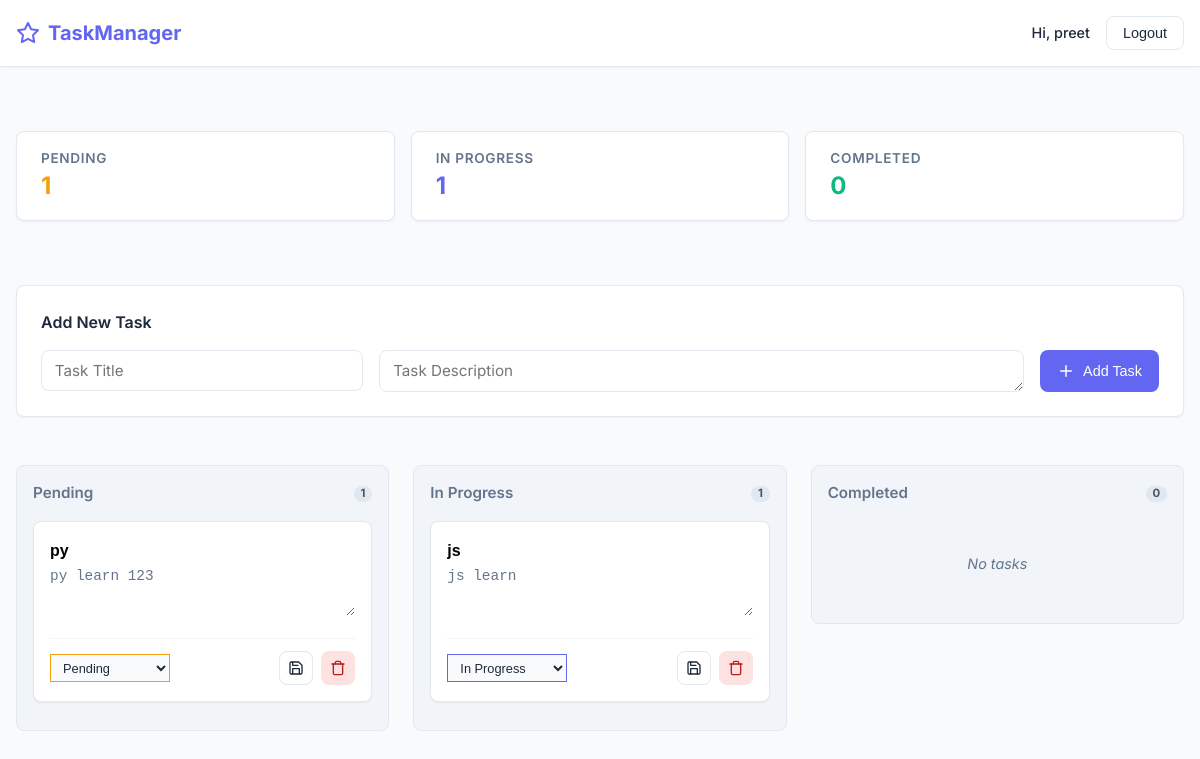
/tasks/dashboard (signed in), run on the app's committed database.
### app/models/task.py (models this page shows)
class Task(db.Model):
    __tablename__ = "tasks"
    id = db.Column(db.Integer, primary_key=True)
    title = db.Column(db.String(200), nullable=False)
    description = db.Column(db.Text, nullable=False)
    status = db.Column(db.String(50), default="pending")
    user_id = db.Column(db.Integer, db.ForeignKey("user.id"), nullable=False)

### app/routes/tasks.py (the view)
@tasks_bp.route("/dashboard")
@login_required
def dashboard():
    tasks = Task.query.filter_by(user_id=session["user_id"]).all()
    counts = {
        "pending": sum(t.status == "pending" for t in tasks),
        "in_progress": sum(t.status == "in-progress" for t in tasks),
        "completed": sum(t.status == "completed" for t in tasks),
    }
    return render_template("tasks/dashboard.html", tasks=tasks, counts=counts)

### app/__init__.py (called while the page is built)
def create_app():
    app = Flask(__name__)
    app.config.from_object(Config)
    @app.after_request
    def add_no_cache_headers(response):
        response.headers["Cache-Control"] = "no-store, no-cache, must-revalidate, max-age=0"
        response.headers["Pragma"] = "no-cache"
        response.headers["Expires"] = "0"
        return response
    db.init_app(app)
    app.register_blueprint(home_bp)
    app.register_blueprint(auth_bp)
    app.register_blueprint(tasks_bp)
    with app.app_context():
        db.create_all()
    return app

### app/routes/auth.py (called while the page is built)
def login_required(f):
    @wraps(f)
    def decorated(*args, **kwargs):
        if "username" not in session:
            return redirect(url_for("auth.login"))
        return f(*args, **kwargs)
    return decorated

### app/templates/tasks/dashboard.html (shortened to what this page needs)
{% extends "base.html" %}
{% block content %}
<div class="dashboard-layout">
    <div class="stats-bar">
        <div class="stat-card">
            <span class="stat-label">Pending</span>
            <span class="stat-value" style="color: var(--warning)">{{ counts.pending }}</span>
        </div>
        <div class="stat-card">
            <span class="stat-label">In Progress</span>
            <span class="stat-value" style="color: var(--primary)">{{ counts.in_progress }}</span>
        </div>
        <div class="stat-card">
            <span class="stat-label">Completed</span>
            <span class="stat-value" style="color: var(--success)">{{ counts.completed }}</span>
        </div>
    </div>
    <div class="card mb-4">
        <h4 style="margin-bottom: 1rem;">Add New Task</h4>
        <form id="addForm" style="display: grid; gap: 1rem; grid-template-columns: 1fr 2fr auto; align-items: start;">
            <input name="title" placeholder="Task Title" required>
            <textarea name="description" placeholder="Task Description" required rows="1"
                style="height: 42px; padding-top: 10px;"></textarea>
            <button type="submit" class="btn btn-primary" style="height: 42px;">
                <svg width="18" height="18" viewBox="0 0 24 24" fill="none" stroke="currentColor" stroke-width="2"
                    stroke-linecap="round" stroke-linejoin="round" style="margin-right: 0.5rem;">
                    <line x1="12" y1="5" x2="12" y2="19"></line>
                    <line x1="5" y1="12" x2="19" y2="12"></line>
                </svg>
                Add Task
            </button>
        </form>
    </div>
    <div class="task-board">
        {% for status, label in [('pending','Pending'),('in-progress','In Progress'),('completed','Completed')] %}
        <div class="task-column">
            <div class="column-header">
                {{ label }}
                <span class="badge badge-count">
                    {% set count = 0 %}
                    {% for task in tasks if task.status == status %}{% set count = count + 1 %}{% endfor -%}
                    {{ namespace(val=0).val + (tasks|selectattr("status", "equalto", status)|list|length) }}
                </span>
            </div>
            {% for task in tasks if task.status == status %}
            <div class="task-card" data-id="{{ task.id }}">
                <input class="title task-input-title" value="{{ task.title }}">
                <textarea class="desc task-textarea-desc"
                    oninput="this.style.height = ''; this.style.height = this.scrollHeight + 'px'">{{ task.description }}</textarea>
                <div class="task-actions">
                    <select class="status task-status-select form-select" onchange="saveTask({{ task.id }})"
                        style="border-color: {% if task.status == 'completed' %}var(--success){% elif task.status == 'in-progress' %}var(--primary){% else %}var(--warning){% endif %}; color: inherit;">
                        <option value="pending" {% if task.status=='pending' %}selected{% endif %}>Pending</option>
                        <option value="in-progress" {% if task.status=='in-progress' %}selected{% endif %}>In Progress
                        </option>
                    </select>
                    <div style="display: flex; gap: 0.5rem;">
                        <button type="button" class="btn btn-outline btn-icon" onclick="saveTask({{ task.id }})"
                            title="Save Changes">
                        </button>
                        <button type="button" class="btn btn-danger btn-icon" onclick="deleteTask({{ task.id }})"
                            title="Delete Task">
                            <svg width="16" height="16" viewBox="0 0 24 24" fill="none" stroke="currentColor"
                                stroke-width="2" stroke-linecap="round" stroke-linejoin="round">
                                <polyline points="3 6 5 6 21 6"></polyline>
                                <path
                                    d="M19 6v14a2 2 0 0 1-2 2H7a2 2 0 0 1-2-2V6m3 0V4a2 2 0 0 1 2-2h4a2 2 0 0 1 2 2v2">
                                </path>
                            </svg>
                        </button>
                    </div>
                </div>
            </div>
            {% endfor %}
            {% if (tasks|selectattr("status", "equalto", status)|list|length) == 0 %}
            <div
                style="text-align: center; color: var(--text-muted); padding: 2rem; font-size: 0.9rem; font-style: italic;">
                No tasks
            </div>
            {% endif %}
        </div>
        {% endfor %}
    </div>
</div>
{% endblock %}

### app/static/css/style.css (style rules this page uses)
:root { --primary: #6366f1; --primary-hover: #4f46e5; --bg-body: #f8fafc; --bg-surface: #ffffff; --text-main: #1e293b; --text-muted: #64748b; --border: #e2e8f0; --success: #10b981; --danger: #ef4444; --warning: #f59e0b; --shadow-sm: 0 1px 2px 0 rgb(0 0 0 / 0.05); --shadow-md: 0 4px 6px -1px rgb(0 0 0 / 0.1), 0 2px 4px -2px rgb(0 0 0 / 0.1); --shadow-lg: 0 10px 15px -3px rgb(0 0 0 / 0.1), 0 4px 6px -4px rgb(0 0 0 / 0.1); --radius: 0.5rem; --font-sans: 'Inter', system-ui, -apple-system, sans-serif; }
* { box-sizing: border-box; margin: 0; padding: 0; }
body { font-family: var(--font-sans); background-color: var(--bg-body); color: var(--text-main); line-height: 1.5; -webkit-font-smoothing: antialiased; }
h1, h2, h3, h4, h5, h6 { font-weight: 600; color: var(--text-main); margin-bottom: 0.5em; }
.btn { display: inline-flex; align-items: center; justify-content: center; padding: 0.5rem 1rem; border-radius: var(--radius); font-weight: 500; cursor: pointer; transition: all 0.2s; border: 1px solid transparent; font-size: 0.9rem; }
.btn-primary { background-color: var(--primary); color: white; }
.btn-outline { background-color: transparent; border-color: var(--border); color: var(--text-main); }
.btn-danger { background-color: #fee2e2; color: #b91c1c; }
.btn-icon { padding: 0.5rem; }
form input, form textarea, form select { width: 100%; padding: 0.6rem 0.8rem; border: 1px solid var(--border); border-radius: var(--radius); background-color: var(--bg-surface); color: var(--text-main); font-family: inherit; font-size: 0.95rem; transition: border-color 0.2s, box-shadow 0.2s; }
.card { background-color: var(--bg-surface); border-radius: var(--radius); border: 1px solid var(--border); box-shadow: var(--shadow-sm); padding: 1.5rem; }
.mb-4 { margin-bottom: 1rem; }
.dashboard-layout { display: grid; gap: 2rem; padding: 2rem 0; }
.stats-bar { display: flex; gap: 1rem; margin-bottom: 2rem; }
.stat-card { background: var(--bg-surface); padding: 1rem 1.5rem; border-radius: var(--radius); border: 1px solid var(--border); box-shadow: var(--shadow-sm); flex: 1; display: flex; flex-direction: column; }
.stat-label { font-size: 0.85rem; color: var(--text-muted); font-weight: 600; text-transform: uppercase; letter-spacing: 0.05em; }
.stat-value { font-size: 1.5rem; font-weight: 700; color: var(--text-main); }
.task-board { display: grid; grid-template-columns: repeat(auto-fit, minmax(300px, 1fr)); gap: 1.5rem; align-items: start; }
.task-column { background-color: #f1f5f9; padding: 1rem; border-radius: var(--radius); border: 1px solid var(--border); }
.column-header { font-size: 0.95rem; font-weight: 600; color: var(--text-muted); margin-bottom: 1rem; display: flex; justify-content: space-between; align-items: center; }
.task-card { background-color: var(--bg-surface); padding: 1rem; border-radius: var(--radius); box-shadow: var(--shadow-sm); border: 1px solid var(--border); margin-bottom: 0.75rem; transition: box-shadow 0.2s, transform 0.2s; }
.task-input-title { font-weight: 600; border: none; padding: 0; background: transparent; font-size: 1rem; margin-bottom: 0.5rem; width: 100%; }
.task-textarea-desc { width: 100%; border: none; background: transparent; resize: vertical; font-size: 0.9rem; color: var(--text-muted); min-height: 3rem; padding: 0; }
.task-actions { display: flex; justify-content: space-between; align-items: center; margin-top: 1rem; padding-top: 0.75rem; border-top: 1px solid #f1f5f9; }
.task-status-select { font-size: 0.8rem; padding: 0.3rem 1.5rem 0.3rem 0.5rem; margin: 0; width: auto; background-color: #f8fafc; }
.badge { display: inline-block; padding: 0.25em 0.6em; font-size: 0.75em; font-weight: 700; line-height: 1; text-align: center; white-space: nowrap; vertical-align: baseline; border-radius: 0.25rem; }
.badge-count { background: #e2e8f0; color: #475569; border-radius: 999px; padding: 0.2em 0.6em; }

### data on the page
Task: title "py", description "py learn 123", status+id "Pending"
Task: title "js", description "js learn", status+id "In Progress"

### other printed values
{{ session.username }} "preet"
{{ counts.pending }} "1"
{{ counts.in_progress }} "1"
{{ counts.completed }} "0"
{{ label }} "Pending" "In Progress" "Completed"
